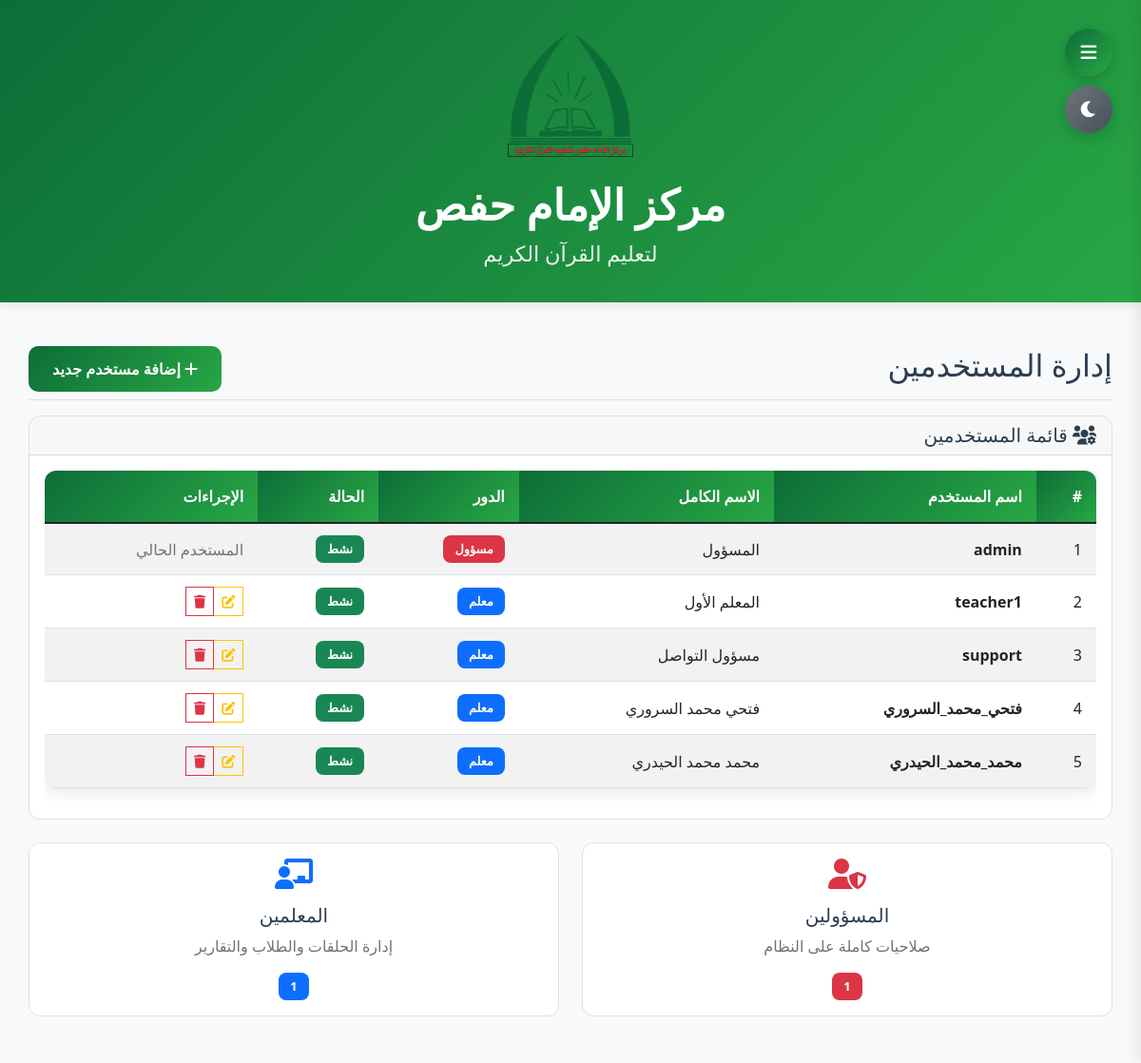
Screenshot of /users (signed in) with the database file from the repository.
### app.py (models this page shows)
class Settings(db.Model):
    id = db.Column(db.Integer, primary_key=True)
    site_name = db.Column(db.String(100), default='مركز الإمام حفص')
    site_description = db.Column(db.String(200), default='لتعليم القرآن الكريم')
    contact_phone = db.Column(db.String(20))
    contact_email = db.Column(db.String(100))
    location_address = db.Column(db.String(300), default='مأرب - شارع الأربعين - خلف مستشفى نيوم')
    location_map_url = db.Column(db.String(500))
    logo = db.Column(db.String(200))
    primary_color = db.Column(db.String(7), default='#2c5aa0')
    secondary_color = db.Column(db.String(7), default='#28a745')
    background_color = db.Column(db.String(7), default='#f8f9fa')
    text_color = db.Column(db.String(7), default='#2c3e50')
    whatsapp_message_template = db.Column(db.Text, default='تقرير {report_type} للتسميع\n\nالطالب: {student_name}\nالحلقة: {circle_name}\nالمعلم: {teacher_name}\nالفترة: من {start_date} إلى {end_date}\n\nالتسميع:\n{reports_details}\n\nإحصائيات الحضور:\n{attendance_stats}\n\n{site_name}')
    support_bank_accounts = db.Column(db.Text, default='بنك الكريمي: 123456789\nبنك الشرق: 987654321\nبنك التضامن: 456789123')
    support_message = db.Column(db.Text, default='نورٌ نُهديه وجيل نربيه')
    dark_mode_enabled = db.Column(db.Boolean, default=False)
    teacher_requires_approval = db.Column(db.Boolean, default=True)
    allow_custom_teacher_name = db.Column(db.Boolean, default=True)

class User(db.Model):
    id = db.Column(db.Integer, primary_key=True)
    username = db.Column(db.String(80), unique=True, nullable=False)
    password = db.Column(db.String(120), nullable=False)
    role = db.Column(db.String(20), nullable=False)  # admin, teacher, support, parent
    name = db.Column(db.String(100), nullable=False)
    is_active = db.Column(db.Boolean, default=True)

### app.py (the view)
@app.route('/users')
@require_role('admin')
def users():
    users = User.query.all()
    return render_template('users.html', users=users)

### app.py (called while the page is built)
@app.context_processor
def inject_globals():
    settings = Settings.query.first() or Settings()
    current_year = datetime.now().year
    unread_notifications = 0
    if 'user_id' in session and session.get('role') == 'parent':
        parent = Parent.query.filter_by(name=session['name']).first()
        if parent and parent.user_id:
            unread_notifications = Notification.query.filter_by(user_id=parent.user_id, is_read=False).count()
    return dict(
        datetime=datetime, now=datetime.now, timedelta=timedelta,
        settings=settings, Report=Report, Attendance=Attendance,
        Holiday=Holiday, Parent=Parent, current_year=current_year,
        unread_notifications=unread_notifications
    )

def require_role(role):
    def decorator(f):
        @wraps(f)
        def decorated(*args, **kwargs):
            if session.get('role') != role:
                flash('ليس لديك صلاحية للوصول إلى هذه الصفحة', 'error')
                return redirect(url_for('dashboard'))
            return f(*args, **kwargs)
        return decorated
    return decorator

### templates/users.html (shortened to what this page needs)
{% extends "base.html" %}
{% block content %}
<div class="d-flex justify-content-between flex-wrap flex-md-nowrap align-items-center pt-3 pb-2 mb-3 border-bottom">
    <h1 class="h2">إدارة المستخدمين</h1>
    <a href="{{ url_for('add_user') }}" class="btn btn-primary">
        <i class="fas fa-plus"></i> إضافة مستخدم جديد
    </a>
</div>
<div class="card">
    <div class="card-header">
        <h5 class="card-title mb-0"><i class="fas fa-users-cog"></i> قائمة المستخدمين</h5>
    </div>
    <div class="card-body">
        {% if users %}
        <div class="table-responsive">
            <table class="table table-striped table-hover">
                <thead>
                    <tr>
                        <th>#</th>
                        <th>اسم المستخدم</th>
                        <th>الاسم الكامل</th>
                        <th>الدور</th>
                        <th>الحالة</th>
                        <th>الإجراءات</th>
                    </tr>
                </thead>
                <tbody>
                    {% for user in users %}
                    <tr>
                        <td>{{ loop.index }}</td>
                        <td>
                            <strong>{{ user.username }}</strong>
                        </td>
                        <td>{{ user.name }}</td>
                        <td>
                            {% if user.role == 'admin' %}
                            <span class="badge bg-danger">مسؤول</span>
                            {% else %}
                            <span class="badge bg-primary">معلم</span>
                            {% endif %}
                        </td>
                        <td>
                            <span class="badge bg-success">نشط</span>
                        </td>
                        <td>
                            {% if user.id != session.user_id %}
                            <div class="btn-group btn-group-sm">
                                <a href="{{ url_for('edit_user', user_id=user.id) }}" class="btn btn-outline-warning" title="تعديل">
                                    <i class="fas fa-edit"></i>
                                </a>
                                <a href="#" class="btn btn-outline-danger"
                                   onclick="return confirm('هل أنت متأكد من حذف المستخدم؟')"
                                   title="حذف">
                                    <i class="fas fa-trash"></i>
                                </a>
                            </div>
                            {% else %}
                            <span class="text-muted">المستخدم الحالي</span>
                            {% endif %}
                        </td>
                    </tr>
                    {% endfor %}
                </tbody>
            </table>
        </div>
        {% endif %}
    </div>
</div>
<div class="row mt-4">
    <div class="col-md-6">
        <div class="card">
            <div class="card-body text-center">
                <i class="fas fa-user-shield fa-2x text-danger mb-3"></i>
                <h5>المسؤولين</h5>
                <p class="text-muted">صلاحيات كاملة على النظام</p>
                <span class="badge bg-danger">{{ users|selectattr('role', 'equalto', 'admin')|list|length }}</span>
            </div>
        </div>
    </div>
    <div class="col-md-6">
        <div class="card">
            <div class="card-body text-center">
                <i class="fas fa-chalkboard-teacher fa-2x text-primary mb-3"></i>
                <h5>المعلمين</h5>
                <p class="text-muted">إدارة الحلقات والطلاب والتقارير</p>
                <span class="badge bg-primary">{{ users|selectattr('role', 'equalto', 'teacher')|list|length }}</span>
            </div>
        </div>
    </div>
</div>
{% endblock %}

### templates/base.html (shortened to what this page needs)
<!DOCTYPE html>
<html lang="ar" dir="rtl" class="{% if session.get('dark_mode') or settings.dark_mode_enabled %}dark-mode{% endif %}">
<head>
    <link href="https://cdn.jsdelivr.net/npm/bootstrap@5.1.3/dist/css/bootstrap.min.css" rel="stylesheet">
    <link rel="stylesheet" href="https://cdnjs.cloudflare.com/ajax/libs/font-awesome/6.0.0/css/all.min.css">
    <link href="https://cdn.jsdelivr.net/npm/bootstrap@5.1.3/dist/css/bootstrap.rtl.min.css" rel="stylesheet">
</head>
<body class="{% if session.get('view_type') == 'mobile' %}mobile-view{% endif %}">
    {% if settings.logo or settings.site_name %}
    <div class="header-logo">
        <div class="container">
            {% if settings.logo %}
            <img src="{{ url_for('uploaded_file', filename=settings.logo) }}" class="mb-2" alt="{{ settings.site_name }}" style="background: transparent; border: none;">
            {% endif %}
            <h4>{{ settings.site_name }}</h4>
            {% if settings.site_description %}
            <small>{{ settings.site_description }}</small>
            {% endif %}
        </div>
    </div>
    {% endif %}
    {% if session.user_id %}
    <button class="sidebar-toggle" onclick="toggleSidebar()">
        <i class="fas fa-bars"></i>
    </button>
    <button class="dark-mode-toggle" onclick="toggleDarkMode()">
        <i class="fas {% if session.get('dark_mode') or settings.dark_mode_enabled %}fa-sun{% else %}fa-moon{% endif %}"></i>
    </button>
    {% endif %}
    {% if session.user_id %}
    <main class="main-content">
        {% endif %}
        <div class="page-transition">
            {% block content %}{% endblock %}
        </div>
        {% if session.user_id %}
    </main>
    {% endif %}
</body>
</html>

### rows the page displays
Settings: logo (picture), site_name "مركز الإمام حفص", site_description "لتعليم القرآن الكريم"
User: username "admin", name "المسؤول", role "مسؤول", shows "المستخدم الحالي"
User: username "teacher1", name "المعلم الأول", role "معلم"
User: username "support", name "مسؤول التواصل", role "معلم"
User: username "فتحي_محمد_السروري", name "فتحي محمد السروري", role "معلم"
User: username "محمد_محمد_الحيدري", name "محمد محمد الحيدري", role "معلم"

### other values shown
{{ users|selectattr('role', 'equalto', 'admin')|list|length }} "1"
{{ users|selectattr('role', 'equalto', 'teacher')|list|length }} "1"
